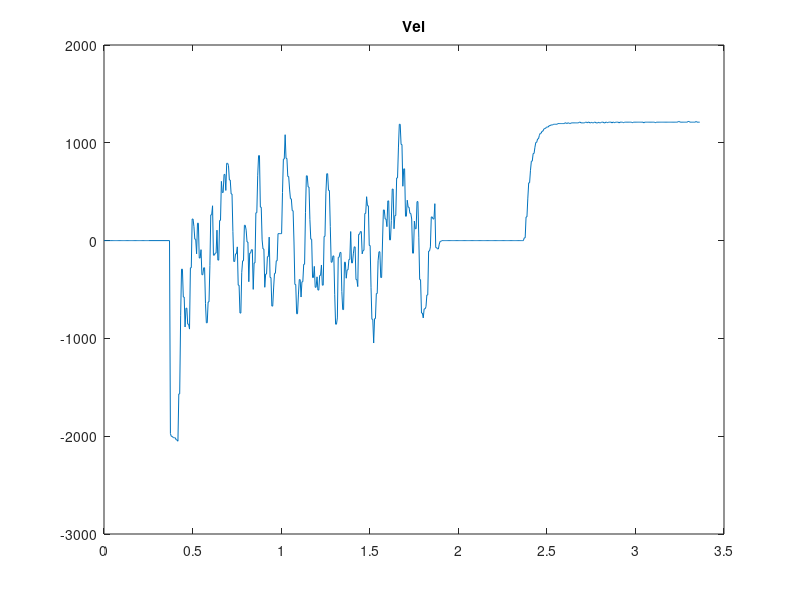
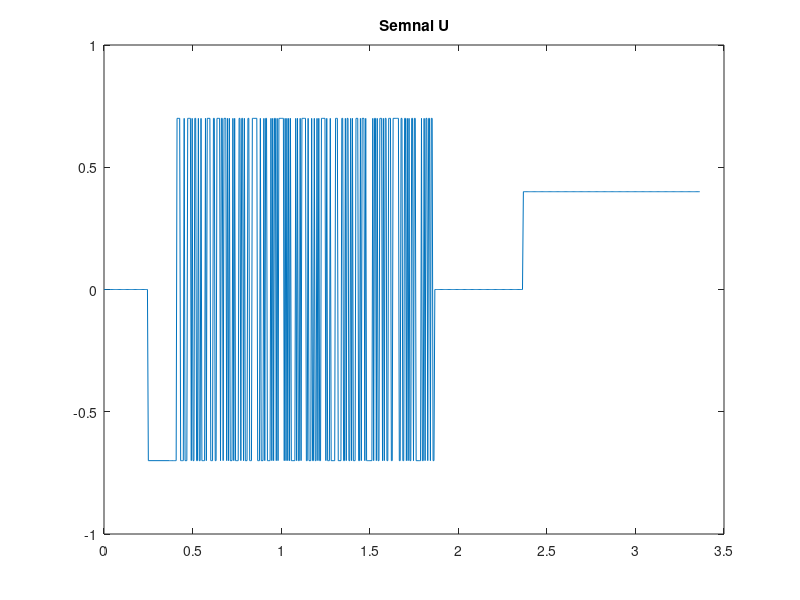
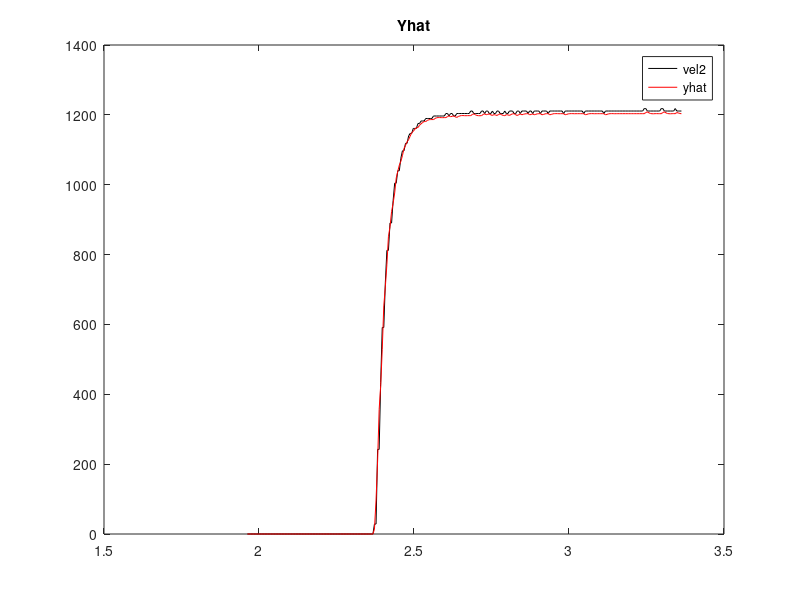
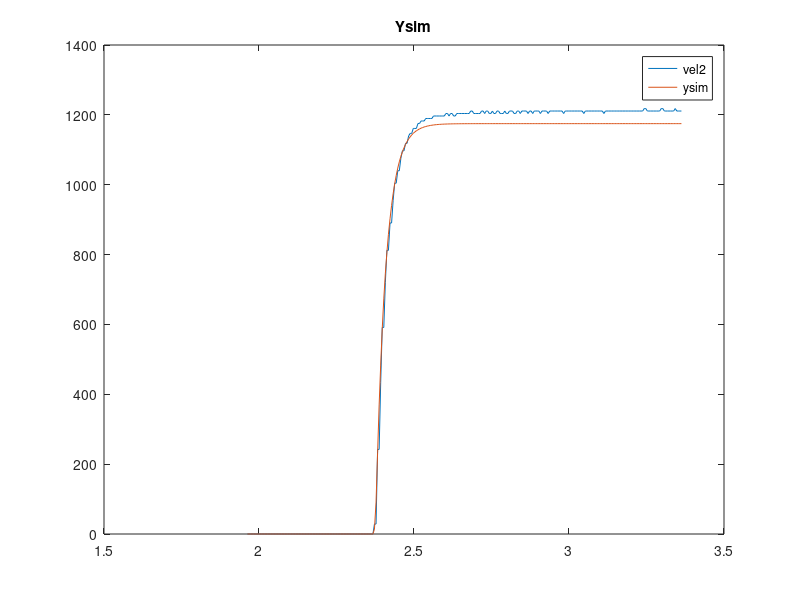

Source code (MATLAB) for these figures, in order:
close all;clear;clc;

load ('valori_lab6.mat')

 plot(t,vel);title("Vel")
 figure
 plot(t,u);title("Semnal U")

N=370;
u1=u(1:N);
vel1=vel(1:N);

u2=u(N:end);
vel2=vel(N:end);

t1=t(1:N);
t2=t(N:end);

Na=7;
Nb=7;

RUid = zeros(length(u1), Na + Nb);
Nv=Na*(Na>=Nb)+Nb*(Nb>Na);
for i=1:length(u1)
    for j=1:Nv
        
      %  RU(i,j)=-vel(abs(j-i)+1)*(i-j>=0)+0*(j<=Na);
      if (i-j>0)&&(j<=Na)
            RUid(i,j)=-vel1(i-j);
        elseif(j<=Na)
             RUid(i,j)=0;
      end
        
        if (i-j>0)&&(j<=Nb)
            RUid(i,j+Na)=u1(i-j);
        elseif(j<=Nb)
             RUid(i,j+Na)=0;
        end
    end
end

% M=Na+Nb;
% 
% RU=[];
% for i=1:N
%     for j=1:Na
%         if i>j
%             RU(i,j)=-yid(i-j);
%         else
%             RU(i,j)=0;
%         end
%     end
% end
% 
% for i=1:N
%     for j=1:Nb
%         if i>j
%             RU(i,j+Na)=uid(i-j);
%         else
%             RU(i,j+Na)=0;
%         end
%     end
% end


RUval = zeros(length(u2), Na + Nb);
Nv=Na*(Na>=Nb)+Nb*(Nb>Na);
for i=1:length(u2)
    for j=1:Nv
      if (i-j>0)&&(j<=Na)
            RUval(i,j)=-vel2(i-j);
        elseif(j<=Na)
             RUval(i,j)=0;
      end
        
        if (i-j>0)&&(j<=Nb)
            RUval(i,j+Na)=u2(i-j);
        elseif(j<=Nb)
             RUval(i,j+Na)=0;
        end
    end
end

teta=RUid\vel1';
yhat=RUval*teta;

figure
plot(t2,vel2,'black');title("Yhat")
hold on
plot(t2,yhat,'r')
legend('vel2','yhat')


%% simulare
N=length(u2);
ysim=zeros(1,N);

% for k=1:N
%     for i=1:Nv
%         if (i<k)&&(i<=Na)        
%              ysim(k)=ysim(k)-teta(i)*ysim(k-i);    
%         end 
%         if ((i<k)&&(i<=Nb))
%              ysim(k)=ysim(k)+teta(i+Na)*u2(k-i);
%         end
%    end
% end
%%
for k=1:length(vel2)
    for i=1:Na
        if i<k
            ysim(k)=ysim(k)-ysim(k-i)*teta(i);
        end
    end
    for i=1:Nb
        if i<k
            ysim(k)=ysim(k)+u2(k-i)*teta(i+Nb);
        end
    end
end

for k=1:length(vel2)
    for j=1:Na
        if k>j
        RUval(k,j)=-vel2(k-j);
        else 
            RUval(k,j)=0;
        end
    end
end


for k=1:length(vel2)
    for j=1:Nb
        if k>j
        RUval(k,j+Nb)=u2(k-j);
        else 
            RUval(k,j+Nb)=0;
        end
    end
end

%%

figure
plot(t2,vel2);title("Ysim")
hold on
plot (t2,ysim)
legend('vel2','ysim')

e=vel2-ysim;
mse=1/length(e)*sum(e.^2);
fprintf("Eroare medie patratica este: %f \n",mse);


%%
% clc
% Nk=0;
% 
% Ts=ones(length(u));
% id=iddata(vel(1:370),u(1:370)',t(2)-t(1));
% %NN=struc(1:Na,1:Nb,1);
% %V=arxstruc(id,vel,N);
% model = arx(id, [Na Nb Nk]);
